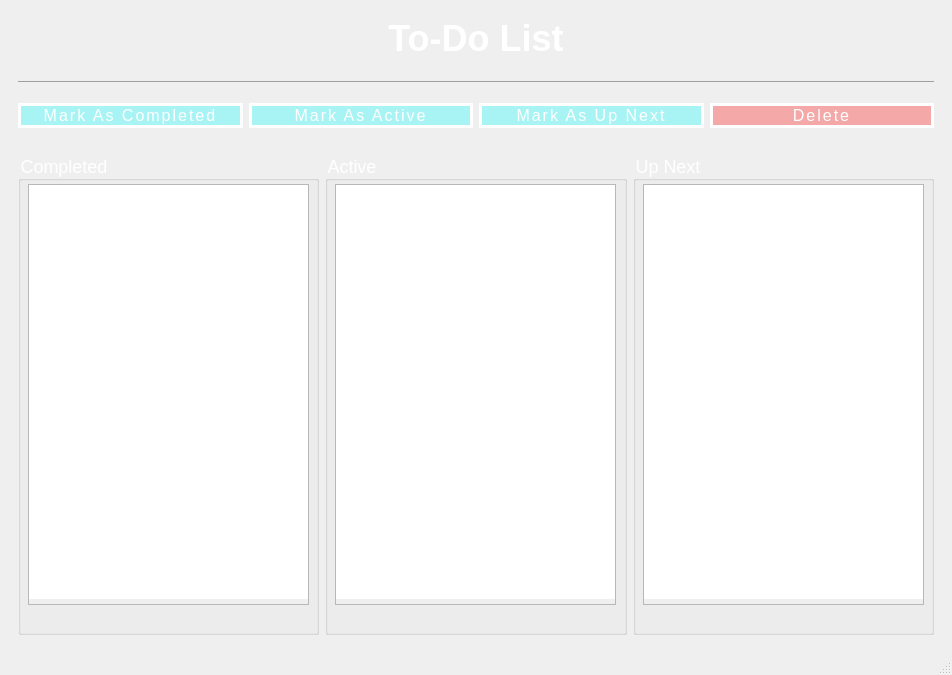
<?xml version="1.0" encoding="UTF-8"?>
<ui version="4.0">
 <class>MainWindow</class>
 <widget class="QMainWindow" name="MainWindow">
  <property name="geometry">
   <rect>
    <x>0</x>
    <y>0</y>
    <width>952</width>
    <height>675</height>
   </rect>
  </property>
  <property name="windowTitle">
   <string>MainWindow</string>
  </property>
  <widget class="QWidget" name="centralwidget">
   <layout class="QVBoxLayout" name="verticalLayout">
    <item>
     <widget class="QStackedWidget" name="stackedWidget">
      <property name="sizePolicy">
       <sizepolicy hsizetype="Expanding" vsizetype="Expanding">
        <horstretch>0</horstretch>
        <verstretch>0</verstretch>
       </sizepolicy>
      </property>
      <property name="currentIndex">
       <number>2</number>
      </property>
      <widget class="QWidget" name="loadingPage">
       <widget class="QLabel" name="label">
        <property name="geometry">
         <rect>
          <x>-20</x>
          <y>120</y>
          <width>851</width>
          <height>401</height>
         </rect>
        </property>
        <property name="styleSheet">
         <string notr="true"> position: relative;
  padding: 0;
  margin: 0;
  font-family: &quot;Raleway&quot;, sans-serif;
  font-weight: 300;
  font-size: 26px;
  color: white;
 text-align: center;
  text-transform: uppercase;
  padding-bottom: 5px;</string>
        </property>
        <property name="text">
         <string>&lt;div&gt;
&lt;h1&gt;Let's Be Productive&lt;/h1&gt;
&lt;hr style=&quot;background-color:'cyan'&quot; width=80%/&gt;
&lt;p style=&quot;  text-transform: none; font-size:14px&quot;&gt;The productivity app for all students&lt;/p&gt;
&lt;/div&gt;
</string>
        </property>
        <property name="textFormat">
         <enum>Qt::TextFormat::AutoText</enum>
        </property>
        <property name="alignment">
         <set>Qt::AlignmentFlag::AlignCenter</set>
        </property>
       </widget>
       <widget class="QLabel" name="label_2">
        <property name="geometry">
         <rect>
          <x>100</x>
          <y>110</y>
          <width>141</width>
          <height>131</height>
         </rect>
        </property>
        <property name="styleSheet">
         <string notr="true">opacity:0.1</string>
        </property>
        <property name="text">
         <string>&lt;img src=&quot;E:\School\SemProject/logo3.png&quot; width=150 style=&quot;opacity:0.1&quot;/&gt;</string>
        </property>
       </widget>
      </widget>
      <widget class="QWidget" name="navigationPage">
       <widget class="QPushButton" name="pushButton">
        <property name="geometry">
         <rect>
          <x>630</x>
          <y>130</y>
          <width>83</width>
          <height>29</height>
         </rect>
        </property>
        <property name="text">
         <string>Todo List</string>
        </property>
       </widget>
      </widget>
      <widget class="QWidget" name="todoListPage">
       <layout class="QVBoxLayout" name="verticalLayout_2">
        <item>
         <widget class="QLabel" name="label_3">
          <property name="styleSheet">
           <string notr="true"> position: relative;
  padding: 0;
  margin: 0;
  font-family: &quot;Raleway&quot;, sans-serif;
  font-weight: 300;
  font-size: 18px;
  color: white;
 text-align: center;
  text-transform: uppercase;
  padding-bottom: 5px;</string>
          </property>
          <property name="text">
           <string>&lt;h1&gt;To-Do List&lt;/h1&gt;
&lt;hr style=&quot;background-color:'cyan'&quot; width=90%/&gt;
</string>
          </property>
          <property name="alignment">
           <set>Qt::AlignmentFlag::AlignCenter</set>
          </property>
         </widget>
        </item>
        <item>
         <layout class="QHBoxLayout" name="horizontalLayout">
          <item>
           <widget class="QPushButton" name="pushButton_4">
            <property name="styleSheet">
             <string notr="true">font-family: &quot;Open Sans&quot;, sans-serif;
  font-size: 16px;
  letter-spacing: 2px;
  text-decoration: none;
  text-transform: uppercase;
  color: white;
  cursor: pointer;
  border: 3px solid;
border-radius:15;
border-color: white;
background-color:rgba(0,255,255,0.3);
  padding: 0.25em 0.5em;
  box-shadow: 1px 1px 0px 0px, 2px 2px 0px 0px, 3px 3px 0px 0px, 4px 4px 0px 0px, 5px 5px 0px 0px;
  position: relative;
  user-select: none;
  -webkit-user-select: none;
  touch-action: manipulation;</string>
            </property>
            <property name="text">
             <string>Mark As Completed</string>
            </property>
           </widget>
          </item>
          <item>
           <widget class="QPushButton" name="pushButton_3">
            <property name="sizePolicy">
             <sizepolicy hsizetype="Minimum" vsizetype="Maximum">
              <horstretch>0</horstretch>
              <verstretch>0</verstretch>
             </sizepolicy>
            </property>
            <property name="styleSheet">
             <string notr="true">font-family: &quot;Open Sans&quot;, sans-serif;
  font-size: 16px;
  letter-spacing: 2px;
  text-decoration: none;
  text-transform: uppercase;
  color: white;
  cursor: pointer;
  border: 3px solid;
border-radius:15;
border-color: white;
background-color:rgba(0,255,255,0.3);
  padding: 0.25em 0.5em;
  box-shadow: 1px 1px 0px 0px, 2px 2px 0px 0px, 3px 3px 0px 0px, 4px 4px 0px 0px, 5px 5px 0px 0px;
  position: relative;
  user-select: none;
  -webkit-user-select: none;
  touch-action: manipulation;</string>
            </property>
            <property name="text">
             <string>Mark As Active</string>
            </property>
           </widget>
          </item>
          <item>
           <widget class="QPushButton" name="pushButton_5">
            <property name="styleSheet">
             <string notr="true">font-family: &quot;Open Sans&quot;, sans-serif;
  font-size: 16px;
  letter-spacing: 2px;
  text-decoration: none;
  text-transform: uppercase;
  color: white;
  cursor: pointer;
  border: 3px solid;
border-radius:15;
border-color: white;
background-color:rgba(0,255,255,0.3);
  padding: 0.25em 0.5em;
  box-shadow: 1px 1px 0px 0px, 2px 2px 0px 0px, 3px 3px 0px 0px, 4px 4px 0px 0px, 5px 5px 0px 0px;
  position: relative;
  user-select: none;
  -webkit-user-select: none;
  touch-action: manipulation;</string>
            </property>
            <property name="text">
             <string>Mark As Up Next</string>
            </property>
           </widget>
          </item>
          <item>
           <widget class="QPushButton" name="pushButton_2">
            <property name="sizePolicy">
             <sizepolicy hsizetype="Minimum" vsizetype="Maximum">
              <horstretch>0</horstretch>
              <verstretch>0</verstretch>
             </sizepolicy>
            </property>
            <property name="styleSheet">
             <string notr="true">font-family: &quot;Open Sans&quot;, sans-serif;
  font-size: 16px;
  letter-spacing: 2px;
  text-decoration: none;
  text-transform: uppercase;
  color: white;
  cursor: pointer;
  border: 3px solid;
border-radius:15;
border-color: white;
background-color:rgba(255,0,0,0.3);
  padding: 0.25em 0.5em;
  box-shadow: 1px 1px 0px 0px, 2px 2px 0px 0px, 3px 3px 0px 0px, 4px 4px 0px 0px, 5px 5px 0px 0px;
  position: relative;
  user-select: none;
  -webkit-user-select: none;
  touch-action: manipulation;</string>
            </property>
            <property name="text">
             <string>Delete</string>
            </property>
           </widget>
          </item>
         </layout>
        </item>
        <item>
         <spacer name="horizontalSpacer">
          <property name="orientation">
           <enum>Qt::Orientation::Horizontal</enum>
          </property>
          <property name="sizeHint" stdset="0">
           <size>
            <width>40</width>
            <height>20</height>
           </size>
          </property>
         </spacer>
        </item>
        <item>
         <layout class="QGridLayout" name="gridLayout">
          <item row="0" column="1">
           <widget class="QGroupBox" name="groupBox">
            <property name="sizePolicy">
             <sizepolicy hsizetype="Preferred" vsizetype="MinimumExpanding">
              <horstretch>0</horstretch>
              <verstretch>0</verstretch>
             </sizepolicy>
            </property>
            <property name="styleSheet">
             <string notr="true"> position: relative;
  padding: 0;
  margin: 0;
  font-family: &quot;Raleway&quot;, sans-serif;
  font-weight: 300;
  font-size: 18px;
  color: white;
 text-align: center;
  text-transform: uppercase;
  padding-bottom: 5px;</string>
            </property>
            <property name="title">
             <string>Active</string>
            </property>
            <widget class="QListWidget" name="upNextTasks">
             <property name="geometry">
              <rect>
               <x>10</x>
               <y>30</y>
               <width>281</width>
               <height>421</height>
              </rect>
             </property>
             <property name="styleSheet">
              <string notr="true"> position: relative;
  padding: 0;
  margin: 0;
  font-family: &quot;Raleway&quot;, sans-serif;
  font-weight: 300;
  font-size: 12px;
  color: white;
 text-align: center;

  padding-bottom: 5px;</string>
             </property>
            </widget>
           </widget>
          </item>
          <item row="0" column="2">
           <widget class="QGroupBox" name="groupBox_2">
            <property name="sizePolicy">
             <sizepolicy hsizetype="Preferred" vsizetype="MinimumExpanding">
              <horstretch>0</horstretch>
              <verstretch>0</verstretch>
             </sizepolicy>
            </property>
            <property name="styleSheet">
             <string notr="true"> position: relative;
  padding: 0;
  margin: 0;
  font-family: &quot;Raleway&quot;, sans-serif;
  font-weight: 300;
  font-size: 18px;
  color: white;
 text-align: center;
  text-transform: uppercase;
  padding-bottom: 5px;</string>
            </property>
            <property name="title">
             <string>Up Next</string>
            </property>
            <widget class="QListWidget" name="activeTasks">
             <property name="geometry">
              <rect>
               <x>10</x>
               <y>30</y>
               <width>281</width>
               <height>421</height>
              </rect>
             </property>
             <property name="styleSheet">
              <string notr="true"> position: relative;
  padding: 0;
  margin: 0;
  font-family: &quot;Raleway&quot;, sans-serif;
  font-weight: 300;
  font-size: 12px;
  color: white;
 text-align: center;

  padding-bottom: 5px;</string>
             </property>
            </widget>
           </widget>
          </item>
          <item row="0" column="0">
           <widget class="QGroupBox" name="groupBox_3">
            <property name="sizePolicy">
             <sizepolicy hsizetype="Preferred" vsizetype="MinimumExpanding">
              <horstretch>0</horstretch>
              <verstretch>0</verstretch>
             </sizepolicy>
            </property>
            <property name="styleSheet">
             <string notr="true"> position: relative;
  padding: 0;
  margin: 0;
  font-family: &quot;Raleway&quot;, sans-serif;
  font-weight: 300;
  font-size: 18px;
  color: white;
 text-align: center;
  text-transform: uppercase;
  padding-bottom: 5px;</string>
            </property>
            <property name="title">
             <string>Completed</string>
            </property>
            <widget class="QListWidget" name="completedTasks">
             <property name="geometry">
              <rect>
               <x>10</x>
               <y>30</y>
               <width>281</width>
               <height>421</height>
              </rect>
             </property>
             <property name="styleSheet">
              <string notr="true"> position: relative;
  padding: 0;
  margin: 0;
  font-family: &quot;Raleway&quot;, sans-serif;
  font-weight: 300;
  font-size: 12px;
  color: white;
 text-align: center;

  padding-bottom: 5px;</string>
             </property>
            </widget>
           </widget>
          </item>
         </layout>
        </item>
       </layout>
      </widget>
     </widget>
    </item>
   </layout>
  </widget>
  <widget class="QMenuBar" name="menubar">
   <property name="geometry">
    <rect>
     <x>0</x>
     <y>0</y>
     <width>952</width>
     <height>25</height>
    </rect>
   </property>
  </widget>
  <widget class="QStatusBar" name="statusbar"/>
 </widget>
 <resources/>
 <connections/>
</ui>
